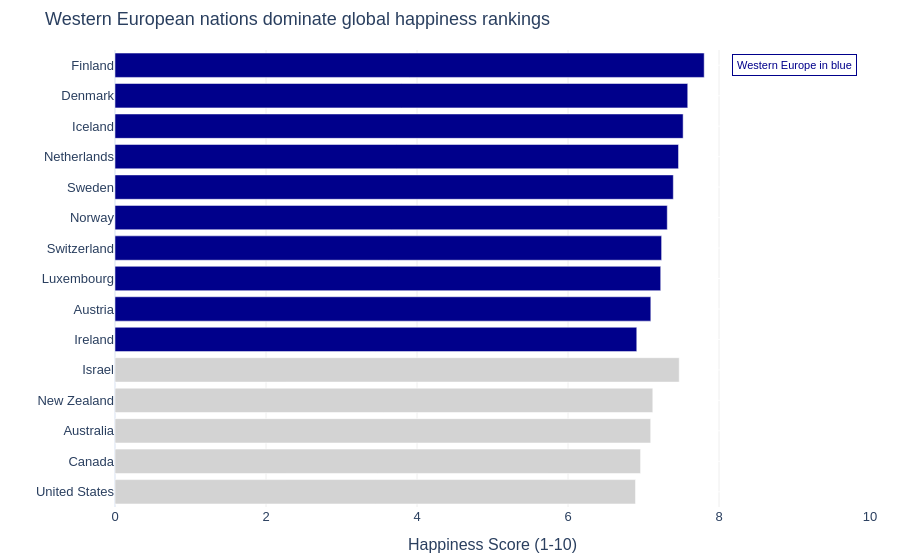

Notebook code for this chart:
### Markdown cell above
### Step 4 — Colour as emphasis (preview of Lecture 4)

### Code cell
# Grey everything, highlight one group — viewer's eye goes straight to colour

top15 = df.nlargest(15, 'Score').sort_values('Score')

# Add a highlight column so px can map colours declaratively
top15 = top15.copy()
top15['highlight'] = top15['Region'].apply(
    lambda r: 'Western Europe' if r == 'Western Europe' else 'Other'
)

top15.sort_values('Score', inplace=True)

# --- px as the starting point ---
fig = px.bar(
    top15,
    x='Score', y='Country',
    orientation='h',
    color='highlight',
    color_discrete_map={
        'Western Europe': 'darkblue',  # blue — stands out
        'Other':          'lightgrey'   # grey — recede into background
    },
    title='Western European nations dominate global happiness rankings',
    labels={'Score': 'Happiness Score (1-10)', 'Country': '', 'highlight': ''},
    height=550,
    template='plotly_white'
)

# --- customise via update_*

fig.update_layout(
    xaxis=dict(range=[0, 10], gridcolor='#EEEEEE'),
    yaxis=dict(gridcolor='white'),
    font=dict(family='Arial', size=13),
    margin=dict(l=10, r=30, t=50, b=40),
    showlegend=False
)

# adding a text box annotation for clarification of color usage
fig.add_annotation(
    x=9, y='Finland',
    text='Western Europe in blue',
    showarrow=False,
    font=dict(color='darkblue', size=11),
    bgcolor='white', bordercolor='darkblue', borderwidth=1, borderpad=4
)


fig.show()

### Figure 1 — Plotly figure (JSON) as saved in the notebook; plotly's stock layout.template omitted (floating-point values rounded to 4 significant figures)
{"data": [{"alignmentgroup": "True", "hovertemplate": "=%{y}<br>Happiness Score (1-10)=%{x}<extra></extra>", "legendgroup": "Other", "marker": {"color": "lightgrey", "pattern": {"shape": ""}}, "name": "Other", "offsetgroup": "Other", "orientation": "h", "showlegend": true, "textposition": "auto", "type": "bar", "x": [6.894, 6.961, 7.095, 7.123, 7.473], "xaxis": "x", "y": ["United States", "Canada", "Australia", "New Zealand", "Israel"], "yaxis": "y"}, {"alignmentgroup": "True", "hovertemplate": "=%{y}<br>Happiness Score (1-10)=%{x}<extra></extra>", "legendgroup": "Western Europe", "marker": {"color": "darkblue", "pattern": {"shape": ""}}, "name": "Western Europe", "offsetgroup": "Western Europe", "orientation": "h", "showlegend": true, "textposition": "auto", "type": "bar", "x": [6.911, 7.097, 7.228, 7.24, 7.315, 7.395, 7.464, 7.525, 7.586, 7.804], "xaxis": "x", "y": ["Ireland", "Austria", "Luxembourg", "Switzerland", "Norway", "Sweden", "Netherlands", "Iceland", "Denmark", "Finland"], "yaxis": "y"}], "layout": {"annotations": [{"bgcolor": "white", "bordercolor": "darkblue", "borderpad": 4, "borderwidth": 1, "font": {"color": "darkblue", "size": 11}, "showarrow": false, "text": "Western Europe in blue", "x": 9, "y": "Finland"}], "autosize": true, "barmode": "relative", "font": {"family": "Arial", "size": 13}, "legend": {"title": {"text": ""}, "tracegroupgap": 0}, "margin": {"b": 40, "l": 10, "r": 30, "t": 50}, "showlegend": false, "title": {"text": "Western European nations dominate global happiness rankings"}, "xaxis": {"anchor": "y", "domain": [0, 1], "gridcolor": "#EEEEEE", "range": [0, 10], "title": {"text": "Happiness Score (1-10)"}, "type": "linear"}, "yaxis": {"anchor": "x", "autorange": true, "domain": [0, 1], "gridcolor": "white", "range": [-0.5, 14.5], "title": {"text": ""}, "type": "category"}}}
